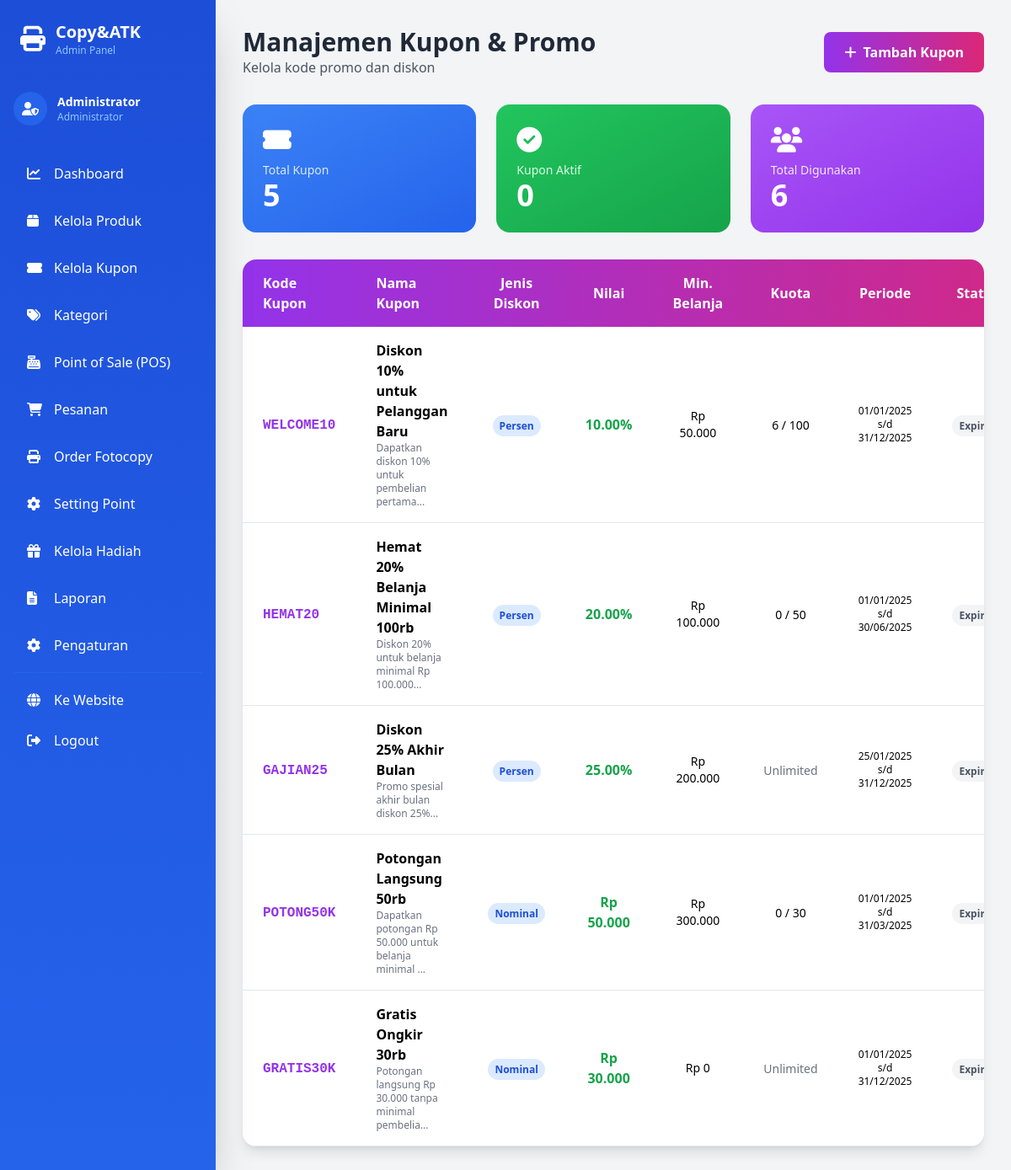
The app's page /admin/kupon.php (signed in) with its own data.
### tables this page shows
CREATE TABLE `kupon` (
  `id` int NOT NULL,
  `kode_kupon` varchar(50) NOT NULL,
  `nama_kupon` varchar(200) NOT NULL,
  `deskripsi` text,
  `jenis_diskon` enum('Persen','Nominal') NOT NULL,
  `nilai_diskon` decimal(10,2) NOT NULL,
  `min_pembelian` decimal(12,2) DEFAULT '0.00',
  `max_diskon` decimal(12,2) DEFAULT NULL,
  `kuota` int DEFAULT NULL,
  `kuota_terpakai` int DEFAULT '0',
  `tgl_mulai` date NOT NULL,
  `tgl_selesai` date NOT NULL,
  `status_aktif` tinyint(1) DEFAULT '1',
  `created_at` timestamp NULL DEFAULT CURRENT_TIMESTAMP,
  `updated_at` timestamp NULL DEFAULT CURRENT_TIMESTAMP ON UPDATE CURRENT_TIMESTAMP
);

### admin/kupon.php (the view, shortened to what this page needs)
<?php
$db = getDB();
$query = "SELECT * FROM kupon ORDER BY created_at DESC";
$result = $db->query($query);
$query_stats = "SELECT
                COUNT(*) as total_kupon,
                SUM(CASE WHEN status_aktif = 1 AND CURRENT_DATE() BETWEEN tgl_mulai AND tgl_selesai THEN 1 ELSE 0 END) as aktif,
                SUM(kuota_terpakai) as total_digunakan
                FROM kupon";
$stats = $db->query($query_stats)->fetch_assoc();
?>
<!DOCTYPE html>
<html lang="id">
<head>
    <script src="https://cdn.tailwindcss.com"></script>
    <link rel="stylesheet" href="https://cdnjs.cloudflare.com/ajax/libs/font-awesome/6.4.0/css/all.min.css">
</head>
<body class="bg-gray-100">
    <?php include 'includes/sidebar.php'; ?>
    <div class="ml-64 p-8">
        <div class="flex justify-between items-center mb-8">
            <div>
                <h1 class="text-3xl font-bold text-gray-800">Manajemen Kupon & Promo</h1>
                <p class="text-gray-600">Kelola kode promo dan diskon</p>
            </div>
            <button onclick="showAddModal()" class="bg-gradient-to-r from-purple-600 to-pink-600 text-white px-6 py-3 rounded-lg font-semibold hover:shadow-xl transition">
                <i class="fas fa-plus mr-2"></i>Tambah Kupon
            </button>
        </div>
        <div class="grid grid-cols-1 md:grid-cols-3 gap-6 mb-8">
            <div class="bg-gradient-to-br from-blue-500 to-blue-600 text-white rounded-2xl p-6">
                <i class="fas fa-ticket-alt text-3xl mb-2"></i>
                <p class="text-blue-100 text-sm">Total Kupon</p>
                <h3 class="text-4xl font-bold"><?= $stats['total_kupon'] ?></h3>
            </div>
            <div class="bg-gradient-to-br from-green-500 to-green-600 text-white rounded-2xl p-6">
                <i class="fas fa-check-circle text-3xl mb-2"></i>
                <p class="text-green-100 text-sm">Kupon Aktif</p>
                <h3 class="text-4xl font-bold"><?= $stats['aktif'] ?></h3>
            </div>
            <div class="bg-gradient-to-br from-purple-500 to-purple-600 text-white rounded-2xl p-6">
                <i class="fas fa-users text-3xl mb-2"></i>
                <p class="text-purple-100 text-sm">Total Digunakan</p>
                <h3 class="text-4xl font-bold"><?= $stats['total_digunakan'] ?></h3>
            </div>
        </div>
        <div class="bg-white rounded-2xl shadow-lg overflow-hidden">
            <div class="overflow-x-auto">
                <table class="w-full">
                    <thead class="bg-gradient-to-r from-purple-600 to-pink-600 text-white">
                        <tr>
                            <th class="px-6 py-4 text-left">Kode Kupon</th>
                            <th class="px-6 py-4 text-left">Nama Kupon</th>
                            <th class="px-6 py-4 text-center">Jenis Diskon</th>
                            <th class="px-6 py-4 text-center">Nilai</th>
                            <th class="px-6 py-4 text-center">Min. Belanja</th>
                            <th class="px-6 py-4 text-center">Kuota</th>
                            <th class="px-6 py-4 text-center">Periode</th>
                            <th class="px-6 py-4 text-center">Status</th>
                        </tr>
                    </thead>
                    <tbody>
                        <?php if ($result->num_rows > 0): ?>
                            <?php while ($kupon = $result->fetch_assoc()): ?>
                            <?php
                            $is_expired = date('Y-m-d') > $kupon['tgl_selesai'];
                            $is_future = date('Y-m-d') < $kupon['tgl_mulai'];
                            $is_active = $kupon['status_aktif'] && !$is_expired && !$is_future;
                            ?>
                            <tr class="border-b hover:bg-gray-50">
                                <td class="px-6 py-4">
                                    <span class="font-mono font-bold text-purple-600"><?= $kupon['kode_kupon'] ?></span>
                                </td>
                                <td class="px-6 py-4">
                                    <p class="font-semibold"><?= $kupon['nama_kupon'] ?></p>
                                    <p class="text-xs text-gray-500"><?= substr($kupon['deskripsi'], 0, 50) ?>...</p>
                                </td>
                                <td class="px-6 py-4 text-center">
                                    <span class="bg-blue-100 text-blue-700 px-2 py-1 rounded-full text-xs font-semibold">
                                        <?= $kupon['jenis_diskon'] ?>
                                    </span>
                                </td>
                                <td class="px-6 py-4 text-center font-bold text-green-600">
                                    <?= $kupon['jenis_diskon'] === 'Persen' ? $kupon['nilai_diskon'] . '%' : 'Rp ' . number_format($kupon['nilai_diskon'], 0, ',', '.') ?>
                                </td>
                                <td class="px-6 py-4 text-center text-sm">
                                    Rp <?= number_format($kupon['min_pembelian'], 0, ',', '.') ?>
                                </td>
                                <td class="px-6 py-4 text-center">
                                    <?php if ($kupon['kuota']): ?>
                                    <span class="text-sm"><?= $kupon['kuota_terpakai'] ?> / <?= $kupon['kuota'] ?></span>
                                    <?php else: ?>
                                    <span class="text-sm text-gray-500">Unlimited</span>
                                    <?php endif; ?>
                                </td>
                                <td class="px-6 py-4 text-center text-xs">
                                    <?= date('d/m/Y', strtotime($kupon['tgl_mulai'])) ?><br>
                                    s/d<br>
                                    <?= date('d/m/Y', strtotime($kupon['tgl_selesai'])) ?>
                                </td>
                                <td class="px-6 py-4 text-center">
                                    <?php if ($is_expired): ?>
                                    <span class="px-2 py-1 bg-gray-100 text-gray-600 rounded-full text-xs font-semibold">Expired</span>
                                    <?php elseif ($is_future): ?>
                                    <span class="px-2 py-1 bg-yellow-100 text-yellow-700 rounded-full text-xs font-semibold">Belum Aktif</span>
                                    <?php elseif ($is_active): ?>
                                    <span class="px-2 py-1 bg-green-100 text-green-700 rounded-full text-xs font-semibold">Aktif</span>
                                    <?php else: ?>
                                    <span class="px-2 py-1 bg-red-100 text-red-700 rounded-full text-xs font-semibold">Nonaktif</span>
                                    <?php endif; ?>
                                </td>
                            </tr>
                            <?php endwhile; ?>
                        <?php endif; ?>
                    </tbody>
                </table>
            </div>
        </div>
    </div>
</body>
</html>

### records on screen
kupon: kode_kupon "WELCOME10", nama_kupon "Diskon 10% untuk Pelanggan Baru", deskripsi "Dapatkan diskon 10% untuk pembelian pertama", jenis_diskon "Persen", nilai_diskon "10.00", min_pembelian "50.000", kuota_terpakai "6", kuota "100", tgl_mulai "01/01/2025", tgl_selesai "31/12/2025", shows "Expired"
kupon: kode_kupon "HEMAT20", nama_kupon "Hemat 20% Belanja Minimal 100rb", deskripsi "Diskon 20% untuk belanja minimal Rp 100.000", jenis_diskon "Persen", nilai_diskon "20.00", min_pembelian "100.000", kuota_terpakai "0", kuota "50", tgl_mulai "01/01/2025", tgl_selesai "30/06/2025", shows "Expired"
kupon: kode_kupon "GAJIAN25", nama_kupon "Diskon 25% Akhir Bulan", deskripsi "Promo spesial akhir bulan diskon 25%", jenis_diskon "Persen", nilai_diskon "25.00", min_pembelian "200.000", shows "Unlimited", tgl_mulai "25/01/2025", tgl_selesai "31/12/2025", shows "Expired"
kupon: kode_kupon "POTONG50K", nama_kupon "Potongan Langsung 50rb", deskripsi "Dapatkan potongan Rp 50.000 untuk belanja minimal", jenis_diskon "Nominal", nilai_diskon "50.000", min_pembelian "300.000", kuota_terpakai "0", kuota "30", tgl_mulai "01/01/2025", tgl_selesai "31/03/2025", shows "Expired"
kupon: kode_kupon "GRATIS30K", nama_kupon "Gratis Ongkir 30rb", deskripsi "Potongan langsung Rp 30.000 tanpa minimal pembelia", jenis_diskon "Nominal", nilai_diskon "30.000", min_pembelian "0", shows "Unlimited", tgl_mulai "01/01/2025", tgl_selesai "31/12/2025", shows "Expired"

### other values on screen
$_SESSION['nama'] "Administrator"
$stats['total_kupon'] "5"
$stats['aktif'] "0"
$stats['total_digunakan'] "6"
